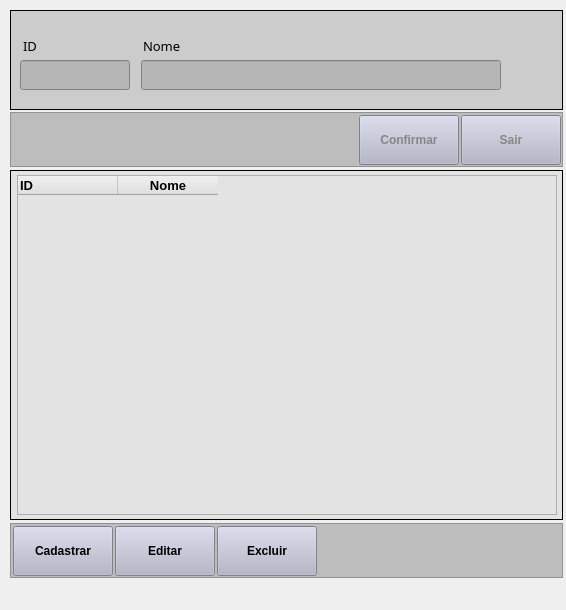
<?xml version="1.0" encoding="UTF-8"?>
<ui version="4.0">
 <class>MainWindow</class>
 <widget class="QMainWindow" name="MainWindow">
  <property name="geometry">
   <rect>
    <x>0</x>
    <y>0</y>
    <width>566</width>
    <height>610</height>
   </rect>
  </property>
  <property name="windowTitle">
   <string>SysFinanCtrl - Grupo de Categorias</string>
  </property>
  <property name="styleSheet">
   <string notr="true"/>
  </property>
  <widget class="QWidget" name="centralwidget">
   <widget class="QFrame" name="frame_1">
    <property name="geometry">
     <rect>
      <x>10</x>
      <y>10</y>
      <width>553</width>
      <height>100</height>
     </rect>
    </property>
    <property name="styleSheet">
     <string notr="true">background-color: rgb(204, 204, 204);</string>
    </property>
    <property name="frameShape">
     <enum>QFrame::Panel</enum>
    </property>
    <property name="frameShadow">
     <enum>QFrame::Plain</enum>
    </property>
    <widget class="QLabel" name="label_1">
     <property name="geometry">
      <rect>
       <x>13</x>
       <y>25</y>
       <width>110</width>
       <height>21</height>
      </rect>
     </property>
     <property name="font">
      <font>
       <family>Arial Black</family>
       <pointsize>10</pointsize>
      </font>
     </property>
     <property name="text">
      <string>ID</string>
     </property>
     <property name="alignment">
      <set>Qt::AlignLeading|Qt::AlignLeft|Qt::AlignVCenter</set>
     </property>
    </widget>
    <widget class="QLabel" name="label_2">
     <property name="geometry">
      <rect>
       <x>133</x>
       <y>25</y>
       <width>140</width>
       <height>21</height>
      </rect>
     </property>
     <property name="font">
      <font>
       <family>Arial Black</family>
       <pointsize>10</pointsize>
      </font>
     </property>
     <property name="text">
      <string>Nome</string>
     </property>
     <property name="alignment">
      <set>Qt::AlignLeading|Qt::AlignLeft|Qt::AlignVCenter</set>
     </property>
    </widget>
    <widget class="QLineEdit" name="txtID">
     <property name="geometry">
      <rect>
       <x>10</x>
       <y>50</y>
       <width>110</width>
       <height>30</height>
      </rect>
     </property>
     <property name="maximumSize">
      <size>
       <width>110</width>
       <height>30</height>
      </size>
     </property>
     <property name="styleSheet">
      <string notr="true">background-color: rgb(182, 182, 182);</string>
     </property>
    </widget>
    <widget class="QLineEdit" name="txtNome">
     <property name="geometry">
      <rect>
       <x>131</x>
       <y>50</y>
       <width>360</width>
       <height>30</height>
      </rect>
     </property>
     <property name="maximumSize">
      <size>
       <width>360</width>
       <height>30</height>
      </size>
     </property>
     <property name="styleSheet">
      <string notr="true">background-color: rgb(182, 182, 182);</string>
     </property>
    </widget>
   </widget>
   <widget class="QFrame" name="frame_3">
    <property name="geometry">
     <rect>
      <x>10</x>
      <y>112</y>
      <width>553</width>
      <height>55</height>
     </rect>
    </property>
    <property name="maximumSize">
     <size>
      <width>16777215</width>
      <height>55</height>
     </size>
    </property>
    <property name="styleSheet">
     <string notr="true">background-color: rgb(189, 189, 189);</string>
    </property>
    <property name="frameShape">
     <enum>QFrame::StyledPanel</enum>
    </property>
    <property name="frameShadow">
     <enum>QFrame::Raised</enum>
    </property>
    <widget class="QPushButton" name="btnConfirmar">
     <property name="geometry">
      <rect>
       <x>349</x>
       <y>3</y>
       <width>100</width>
       <height>50</height>
      </rect>
     </property>
     <property name="maximumSize">
      <size>
       <width>100</width>
       <height>50</height>
      </size>
     </property>
     <property name="font">
      <font>
       <pointsize>9</pointsize>
       <weight>75</weight>
       <bold>true</bold>
      </font>
     </property>
     <property name="toolTip">
      <string/>
     </property>
     <property name="styleSheet">
      <string notr="true">background-color: rgb(177, 180, 197);color: rgb(134, 134, 134);</string>
     </property>
     <property name="text">
      <string>Confirmar</string>
     </property>
     <property name="checkable">
      <bool>false</bool>
     </property>
     <property name="checked">
      <bool>false</bool>
     </property>
     <property name="autoDefault">
      <bool>false</bool>
     </property>
     <property name="default">
      <bool>false</bool>
     </property>
     <property name="flat">
      <bool>false</bool>
     </property>
    </widget>
    <widget class="QPushButton" name="btnSair">
     <property name="geometry">
      <rect>
       <x>451</x>
       <y>3</y>
       <width>100</width>
       <height>50</height>
      </rect>
     </property>
     <property name="maximumSize">
      <size>
       <width>100</width>
       <height>50</height>
      </size>
     </property>
     <property name="font">
      <font>
       <pointsize>9</pointsize>
       <weight>75</weight>
       <bold>true</bold>
      </font>
     </property>
     <property name="toolTip">
      <string/>
     </property>
     <property name="styleSheet">
      <string notr="true">background-color: rgb(177, 180, 197);color: rgb(134, 134, 134);</string>
     </property>
     <property name="text">
      <string>Sair</string>
     </property>
    </widget>
   </widget>
   <widget class="QFrame" name="frame_2">
    <property name="geometry">
     <rect>
      <x>10</x>
      <y>170</y>
      <width>553</width>
      <height>350</height>
     </rect>
    </property>
    <property name="styleSheet">
     <string notr="true">background-color: rgb(227, 227, 227);</string>
    </property>
    <property name="frameShape">
     <enum>QFrame::Panel</enum>
    </property>
    <property name="frameShadow">
     <enum>QFrame::Plain</enum>
    </property>
    <widget class="QTableWidget" name="lstGrCategorias">
     <property name="geometry">
      <rect>
       <x>7</x>
       <y>5</y>
       <width>540</width>
       <height>340</height>
      </rect>
     </property>
     <column>
      <property name="text">
       <string>ID</string>
      </property>
      <property name="font">
       <font>
        <pointsize>10</pointsize>
        <weight>75</weight>
        <bold>true</bold>
       </font>
      </property>
      <property name="textAlignment">
       <set>AlignLeading|AlignVCenter</set>
      </property>
      <property name="background">
       <color>
        <red>255</red>
        <green>255</green>
        <blue>255</blue>
       </color>
      </property>
     </column>
     <column>
      <property name="text">
       <string>Nome</string>
      </property>
      <property name="font">
       <font>
        <pointsize>10</pointsize>
        <weight>75</weight>
        <bold>true</bold>
       </font>
      </property>
     </column>
    </widget>
   </widget>
   <widget class="QFrame" name="frame_4">
    <property name="geometry">
     <rect>
      <x>10</x>
      <y>523</y>
      <width>553</width>
      <height>55</height>
     </rect>
    </property>
    <property name="maximumSize">
     <size>
      <width>16777215</width>
      <height>55</height>
     </size>
    </property>
    <property name="styleSheet">
     <string notr="true">background-color: rgb(189, 189, 189);</string>
    </property>
    <property name="frameShape">
     <enum>QFrame::StyledPanel</enum>
    </property>
    <property name="frameShadow">
     <enum>QFrame::Raised</enum>
    </property>
    <widget class="QPushButton" name="btnCadastrar">
     <property name="geometry">
      <rect>
       <x>3</x>
       <y>3</y>
       <width>100</width>
       <height>50</height>
      </rect>
     </property>
     <property name="maximumSize">
      <size>
       <width>100</width>
       <height>50</height>
      </size>
     </property>
     <property name="font">
      <font>
       <pointsize>9</pointsize>
       <weight>75</weight>
       <bold>true</bold>
      </font>
     </property>
     <property name="styleSheet">
      <string notr="true">background-color: rgb(177, 180, 197);</string>
     </property>
     <property name="text">
      <string>Cadastrar</string>
     </property>
    </widget>
    <widget class="QPushButton" name="btnEditar">
     <property name="geometry">
      <rect>
       <x>105</x>
       <y>3</y>
       <width>100</width>
       <height>50</height>
      </rect>
     </property>
     <property name="maximumSize">
      <size>
       <width>100</width>
       <height>50</height>
      </size>
     </property>
     <property name="font">
      <font>
       <pointsize>9</pointsize>
       <weight>75</weight>
       <bold>true</bold>
      </font>
     </property>
     <property name="styleSheet">
      <string notr="true">background-color: rgb(177, 180, 197);</string>
     </property>
     <property name="text">
      <string>Editar</string>
     </property>
    </widget>
    <widget class="QPushButton" name="btnExcluir">
     <property name="geometry">
      <rect>
       <x>207</x>
       <y>3</y>
       <width>100</width>
       <height>50</height>
      </rect>
     </property>
     <property name="maximumSize">
      <size>
       <width>100</width>
       <height>50</height>
      </size>
     </property>
     <property name="font">
      <font>
       <pointsize>9</pointsize>
       <weight>75</weight>
       <bold>true</bold>
      </font>
     </property>
     <property name="styleSheet">
      <string notr="true">background-color: rgb(177, 180, 197);</string>
     </property>
     <property name="text">
      <string>Excluir</string>
     </property>
    </widget>
   </widget>
  </widget>
  <widget class="QMenuBar" name="menubar">
   <property name="geometry">
    <rect>
     <x>0</x>
     <y>0</y>
     <width>566</width>
     <height>26</height>
    </rect>
   </property>
  </widget>
 </widget>
 <resources/>
 <connections/>
</ui>
